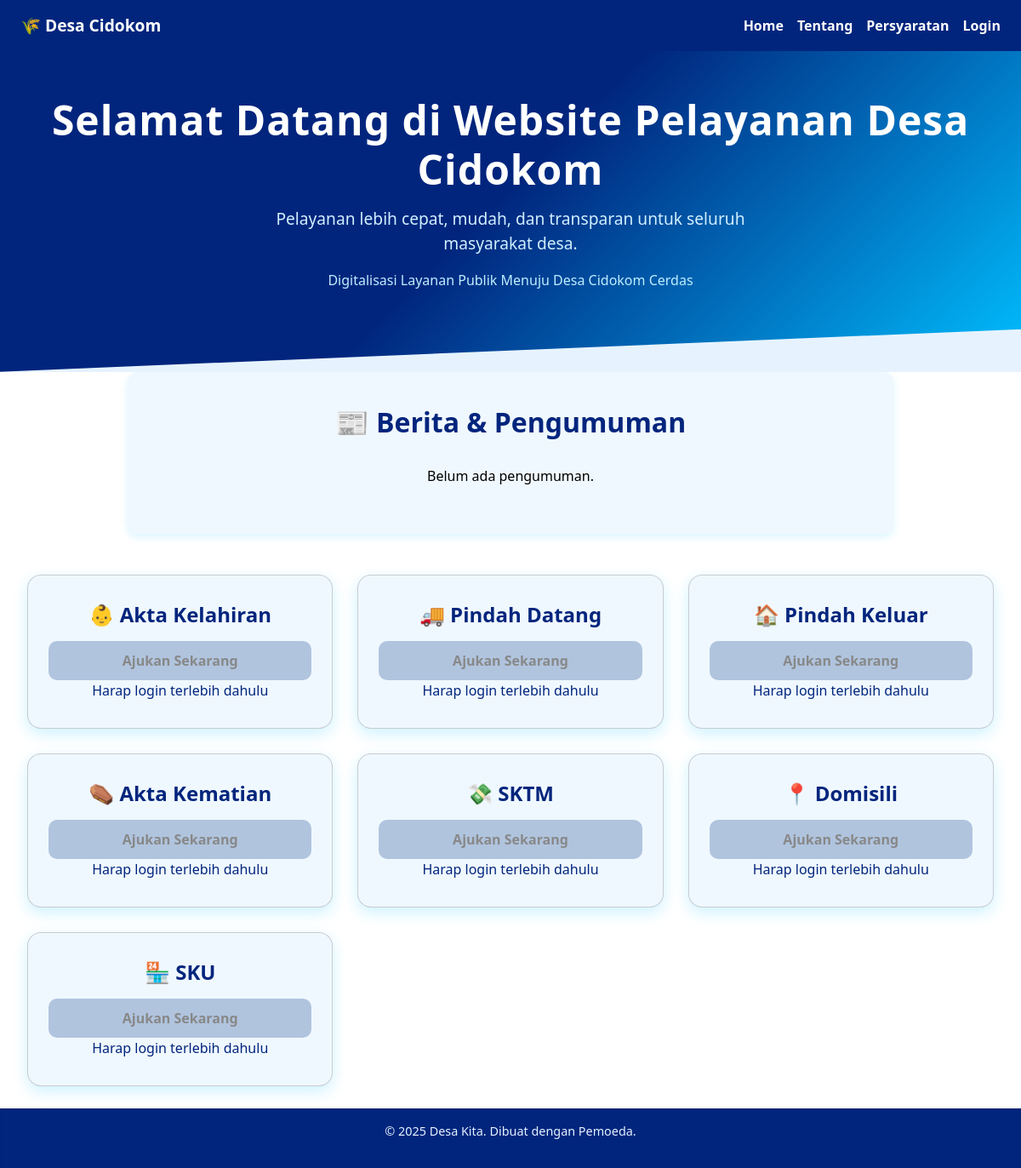
The app's page /, older data.
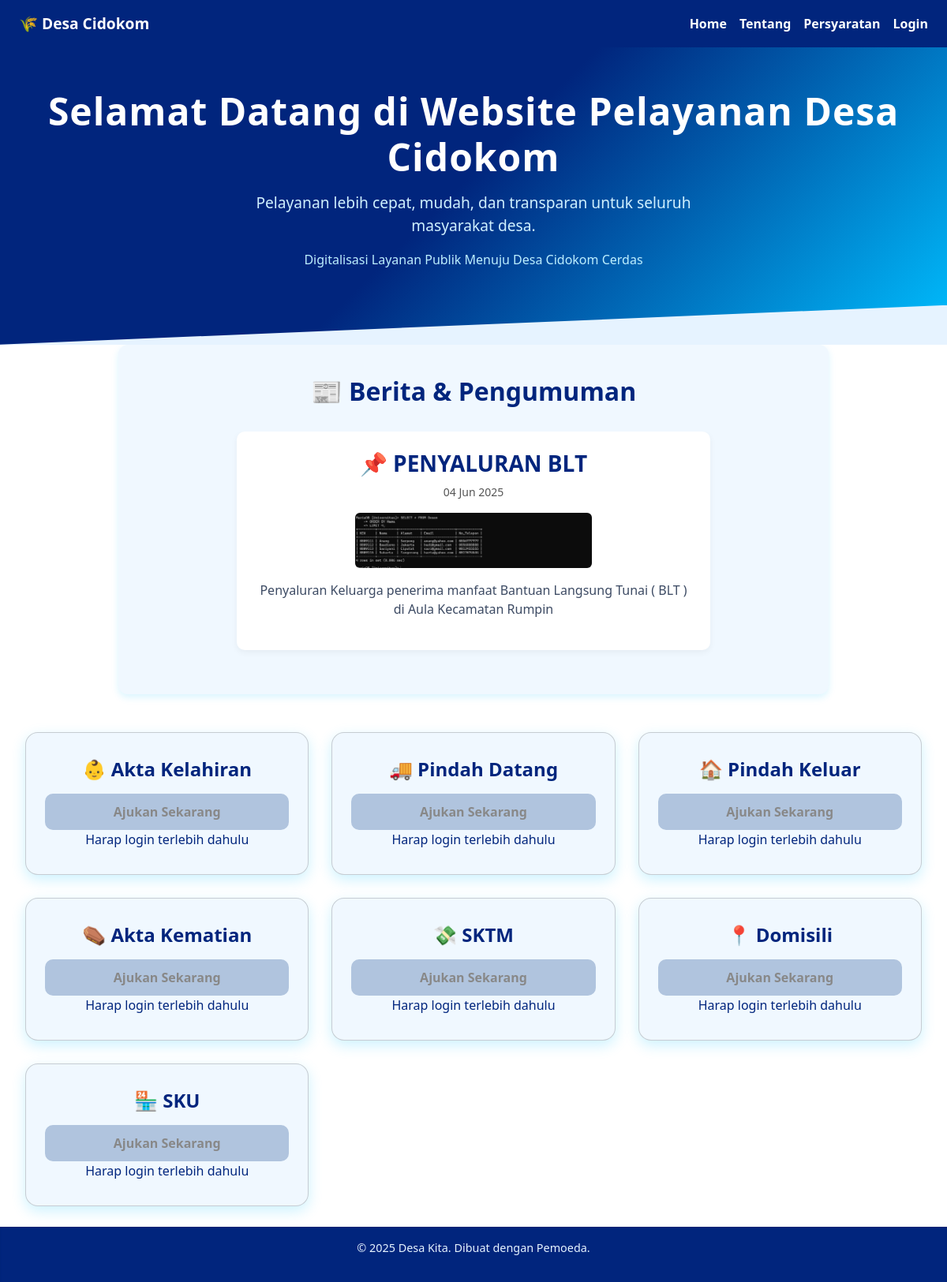
The same page, newer data.
### kembang/models.py (models this page shows, shortened)
class Announcement(models.Model):
    title = models.CharField(max_length=200)
    content = models.TextField()
    published_at = models.DateTimeField(auto_now_add=True)
    updated_at = models.DateTimeField(auto_now=True)
    is_active = models.BooleanField(default=True)
    class Meta:
        ordering = ['-published_at']   # pengumuman terbaru muncul paling atas
        verbose_name = "Pengumuman"
        verbose_name_plural = "Pengumuman"

class AnnouncementImage(models.Model):
    announcement = models.ForeignKey(Announcement, on_delete=models.CASCADE, related_name='images')
    image = models.ImageField(upload_to='announcement_images/')

### kembang/views.py (the view)
# urls.py: 2. Add a URL to urlpatterns:  path('', views.home, name='home')
def home(request):
    announcements = Announcement.objects.filter(is_active=True).order_by('-published_at')[:5]  # Ambil 5 pengumuman terbaru
    return render(request, 'profile/home.html', {'announcements': announcements})

### kembang/templates/profile/home.html (shortened to what this page needs)
{% extends "partials/base.html" %}
{% load static %}
{% block css %}
    <link rel="stylesheet" href="{% static 'css/home.css' %}">
    <link rel="stylesheet" href="https://cdnjs.cloudflare.com/ajax/libs/font-awesome/6.5.0/css/all.min.css">
{% endblock %}
{% block content %}
<section class="hero" data-aos="fade-up">
    <h1>Selamat Datang di Website Pelayanan Desa Cidokom</h1>
    <p>Pelayanan lebih cepat, mudah, dan transparan untuk seluruh masyarakat desa.</p>
    <small>Digitalisasi Layanan Publik Menuju Desa Cidokom Cerdas</small>
</section>
<section class="info" data-aos="fade-up">
  <h2>📰 Berita & Pengumuman</h2>
  {% if announcements %}
  <div class="berita-carousel">
    <div class="berita-wrapper">
      {% for a in announcements %}
      <div class="berita-item">
        <h3>📌 <a href="{% url 'announcement_detail' a.pk %}">{{ a.title }}</a></h3>
        <small>{{ a.published_at|date:"d M Y" }}</small>
        {% if a.images.all %}
        <div class="image-slider" data-index="0">
          {% for img in a.images.all %}
          <img src="{{ img.image.url }}" alt="Gambar {{ a.title }}" class="slider-image"
     {% if not forloop.first %}style="display:none;"{% endif %}>
          {% endfor %}
        </div>
        {% endif %}
        <p>{{ a.content|truncatechars:100 }}</p>
      </div>
      {% endfor %}
    </div>
  </div>
  {% else %}
  <p style="text-align:center;">Belum ada pengumuman.</p>
  {% endif %}
</section>
<div class="cards-container">
    <div class="card" data-aos="fade-up" data-aos-delay="0">
        <h2>👶 Akta Kelahiran</h2>
        {% if user.is_authenticated %}
            <a href="{% url 'pengajuan_akta_kelahiran' %}">Ajukan Sekarang</a>
        {% else %}
            <button disabled>Ajukan Sekarang</button>
            <div class="login-msg">Harap login terlebih dahulu</div>
        {% endif %}
    </div>
    <div class="card" data-aos="fade-up" data-aos-delay="100">
        <h2>🚚 Pindah Datang</h2>
        {% if user.is_authenticated %}
            <a href="{% url 'pengajuan_pindah_datang' %}">Ajukan Sekarang</a>
        {% else %}
            <button disabled>Ajukan Sekarang</button>
            <div class="login-msg">Harap login terlebih dahulu</div>
        {% endif %}
    </div>
    <div class="card" data-aos="fade-up" data-aos-delay="200">
        <h2>🏠 Pindah Keluar</h2>
        {% if user.is_authenticated %}
            <a href="{% url 'pengajuan_pindah_keluar' %}">Ajukan Sekarang</a>
        {% else %}
            <button disabled>Ajukan Sekarang</button>
            <div class="login-msg">Harap login terlebih dahulu</div>
        {% endif %}
    </div>
    <div class="card" data-aos="fade-up" data-aos-delay="300">
        <h2>⚰️ Akta Kematian</h2>
        {% if user.is_authenticated %}
            <a href="{% url 'pengajuan_akta_kematian' %}">Ajukan Sekarang</a>
        {% else %}
            <button disabled>Ajukan Sekarang</button>
            <div class="login-msg">Harap login terlebih dahulu</div>
        {% endif %}
    </div>
    <div class="card" data-aos="fade-up" data-aos-delay="400">
        <h2>💸 SKTM</h2>
        {% if user.is_authenticated %}
            <a href="{% url 'pengajuan_sktm' %}">Ajukan Sekarang</a>
        {% else %}
            <button disabled>Ajukan Sekarang</button>
            <div class="login-msg">Harap login terlebih dahulu</div>
        {% endif %}
    </div>
    <div class="card" data-aos="fade-up" data-aos-delay="500">
        <h2>📍 Domisili</h2>
        {% if user.is_authenticated %}
            <a href="{% url 'pengajuan_domisili' %}">Ajukan Sekarang</a>
        {% else %}
            <button disabled>Ajukan Sekarang</button>
            <div class="login-msg">Harap login terlebih dahulu</div>
        {% endif %}
    </div>
    <div class="card" data-aos="fade-up" data-aos-delay="600">
        <h2>🏪 SKU</h2>
        {% if user.is_authenticated %}
            <a href="{% url 'pengajuan_sku' %}">Ajukan Sekarang</a>
        {% else %}
            <button disabled>Ajukan Sekarang</button>
            <div class="login-msg">Harap login terlebih dahulu</div>
        {% endif %}
    </div>
</div>
{% endblock %}

Row changes from the older to the newer data that the page shows:
added Announcement: title "PENYALURAN BLT", published_at "04 Jun 2025", content "Penyaluran Keluarga penerima manfaat Bantuan Langsung Tunai ( BLT ) di Aula Kecamatan Rumpin"
added AnnouncementImage: image (picture)
Text that changed along with them:
text no longer shown: "Belum ada pengumuman."
